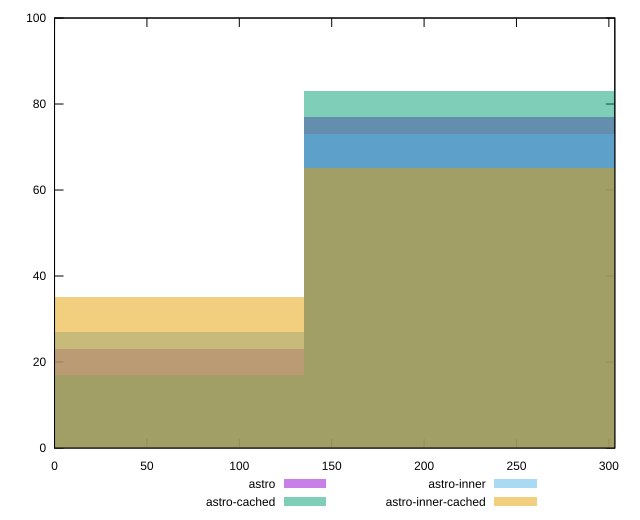

Generate this figure with gnuplot:
reset

$astro <<EOF
269.5388499213983 77
0 23
EOF

$astroCached <<EOF
269.5388499213983 83
0 17
EOF

$astroInner <<EOF
269.5388499213983 73
0 27
EOF

$astroInnerCached <<EOF
269.5388499213983 65
0 35
EOF

set key outside below
set boxwidth 269.5388499213983
set xrange [0:303.224]
set yrange [0:100]
set trange [0:100]
set style fill transparent solid 0.5 noborder
set terminal svg size 640, 520 enhanced background rgb 'white'
set output "reports/report_00033_2021-03-01T14-23-16.841Z/uses-rel-preconnect/comparison/histogram/all_raw.svg"

plot $astro title "astro" with boxes, \
     $astroCached title "astro-cached" with boxes, \
     $astroInner title "astro-inner" with boxes, \
     $astroInnerCached title "astro-inner-cached" with boxes

reset
